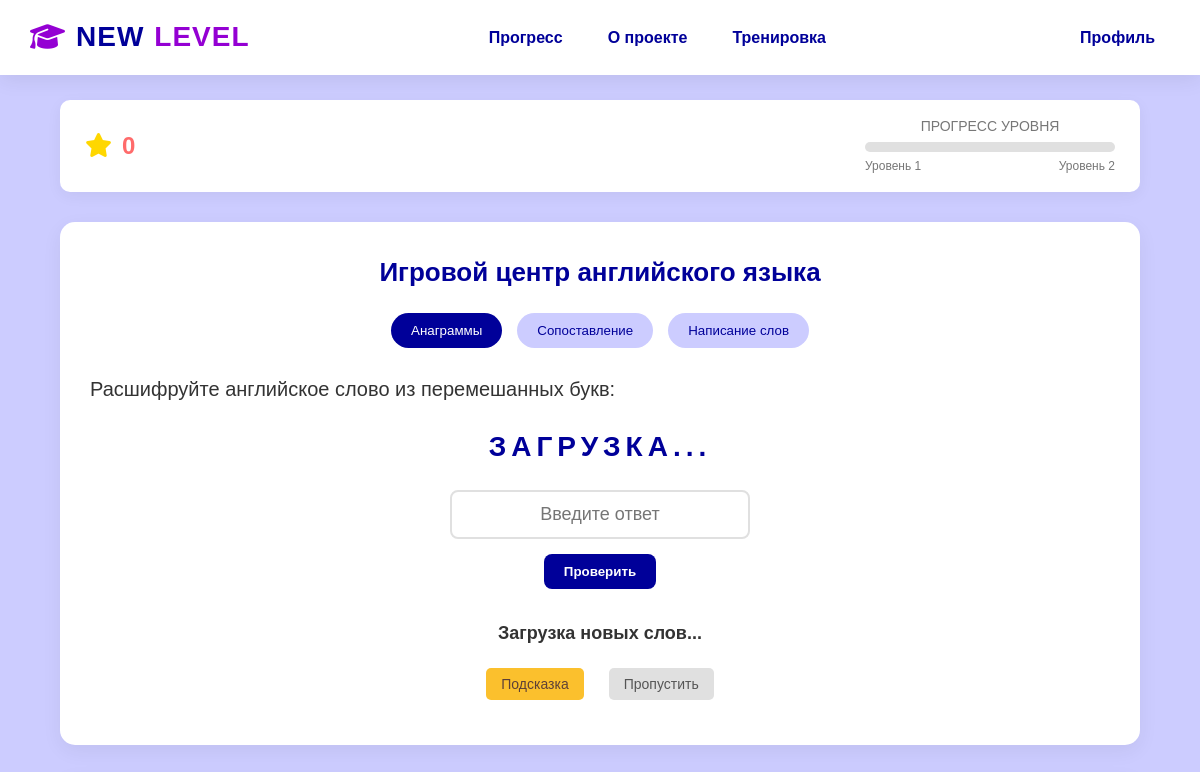
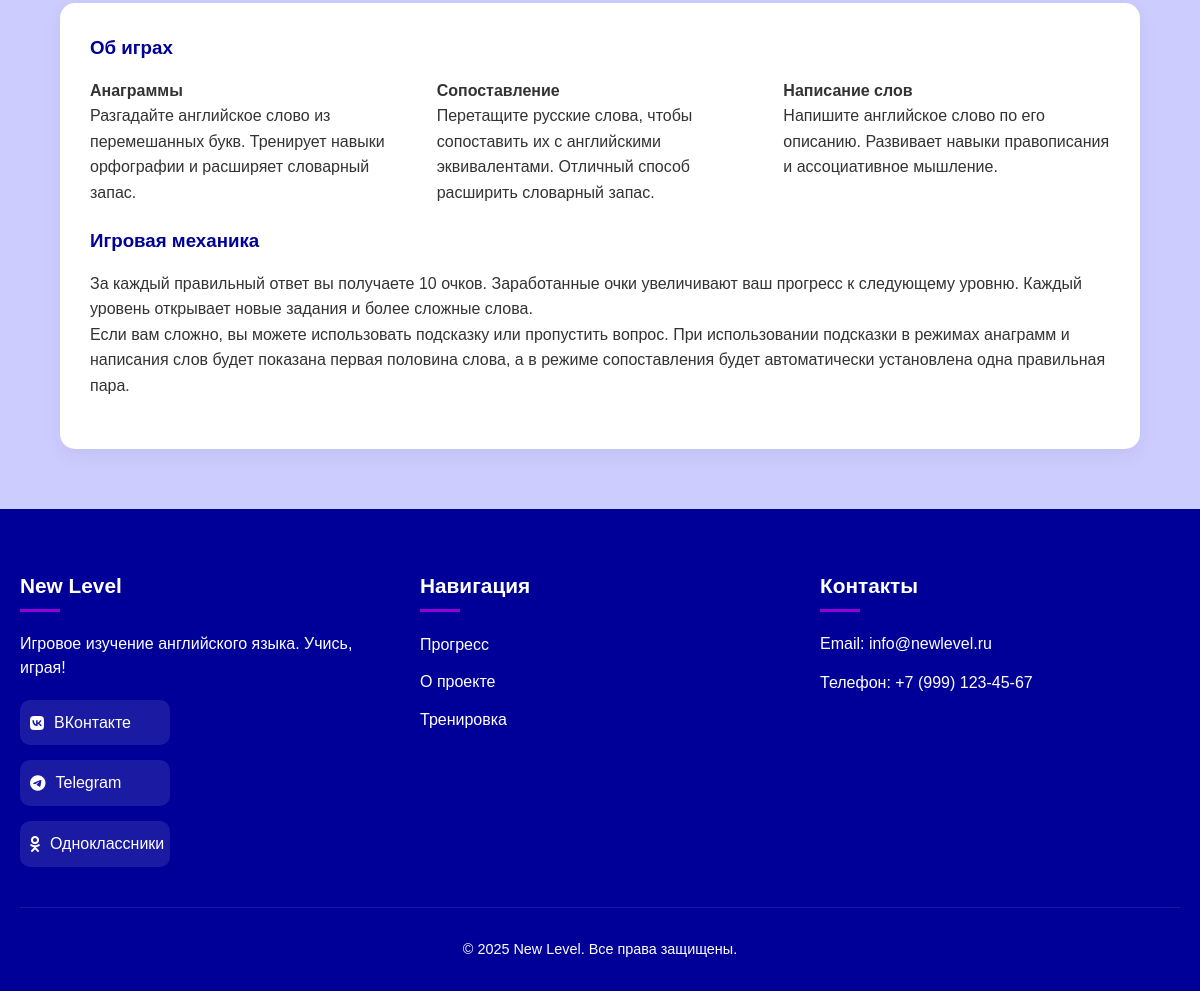
Screenshot of /game (signed in) with the database file from the repository (2 pictures, top to bottom).
### app/models.py (models this page shows)
class Base(DeclarativeBase):
    pass

class User(Base):
    __tablename__ = "users"
    id: Mapped[int] = mapped_column(Integer, primary_key=True, index=True)
    name: Mapped[Optional[str]] = mapped_column(String(100))
    email: Mapped[str] = mapped_column(String(100), unique=True)
    password_hash: Mapped[str] = mapped_column(String(128), nullable=False)
    role: Mapped[str] = mapped_column(String(50), default="user")
    level: Mapped[int] = mapped_column(Integer, default=1)
    experience: Mapped[int] = mapped_column(Integer, default=0)
    total_points: Mapped[int] = mapped_column(Integer, default=0)
    daily_experience: Mapped[int] = mapped_column(Integer, default=0)
    daily_experience_updated_at: Mapped[Optional[datetime]] = mapped_column(
        DateTime, nullable=True
    )
    created_at: Mapped[datetime] = mapped_column(DateTime, default=datetime.utcnow)
    last_login: Mapped[Optional[datetime]] = mapped_column(DateTime, nullable=True)
    games_history: Mapped[List["GameSession"]] = relationship(
        "GameSession", back_populates="user", cascade="all, delete-orphan"
    )
    word_history: Mapped[List["UserWordHistory"]] = relationship(
        "UserWordHistory", back_populates="user", cascade="all, delete-orphan"
    )
    __table_args__ = (
        Index("ix_users_email", "email", unique=True),
        Index("ix_users_created_at", "created_at"),
    )

### app/routes/game.py (the view)
@router.get("/game", response_class=HTMLResponse)
def game_page(request: Request, current_user: User = Depends(get_current_user)):
    try:
        db = next(get_db())
        settings = database.get_all_game_settings(db)
        stats = database.get_user_stats(db, current_user.id)
        exp_for_level_up = database.get_game_setting_int(db, "points_for_level_up", 100)
        progress_percent = int((current_user.experience / exp_for_level_up) * 100)
        return templates.TemplateResponse(
            "game.html",
            {
                "request": request,
                "user": current_user,
                "stats": stats,
                "settings": settings,
                "progress_percent": progress_percent,
                "exp_for_level_up": exp_for_level_up,
                "authenticated": True,
            },
        )
    except Exception as e:
        logger.error(f"Ошибка при отображении страницы игры: {e}")
        return render_error_page(
            request=request,
            error_message="Ошибка при загрузке игры. Пожалуйста, попробуйте позже.",
            exception=e,
        )

### app/templates/game.html (shortened to what this page needs)
{% extends "layout.html" %}  {% block content %}
<div class="container game-container">
  <div class="stats-bar">
    <div class="points">
      <div class="points-icon">
        <i class="fas fa-star"></i>
      </div>
      <div class="points-value" id="points-display">
        {{ user.total_points }}
      </div>
    </div>
    <div class="level">
      <div class="level-title">ПРОГРЕСС УРОВНЯ</div>
      <div class="level-progress">
      </div>
      <div class="level-info">
        <span>Уровень {{ user.level }}</span>
        <span>Уровень {{ user.level + 1 }}</span>
      </div>
    </div>
  </div>
  <div class="game-wrapper">
    <h2 class="game-title">Игровой центр английского языка</h2>
    <div class="game-selector">
      <button class="game-tab active" data-game="scramble">Анаграммы</button>
      <button class="game-tab" data-game="matching">Сопоставление</button>
      <button class="game-tab" data-game="typing">Написание слов</button>
    </div>
    <div id="scramble-game" class="game-active">
      <div class="question-container">
        <p class="question">
          Расшифруйте английское слово из перемешанных букв:
        </p>
        <div class="scramble-container">
          <div class="scrambled-word" id="scrambled-word">ЗАГРУЗКА...</div>
          <input
            type="text"
            class="scramble-input"
            id="scramble-input"
            placeholder="Введите ответ"
          />
          <button class="check-btn" id="scramble-check-btn">Проверить</button>
        </div>
      </div>
    </div>
    <div class="feedback" id="feedback"></div>
    <div class="action-buttons">
      <button id="hint-btn" class="hint-btn">Подсказка</button>
      <button id="skip-btn" class="skip-btn">Пропустить</button>
    </div>
  </div>
  <div class="game-info">
    <div class="game-info-section">
      <h3>Об играх</h3>
      <div class="game-info-grid">
        <div>
          <h4>Анаграммы</h4>
          <p>
            Разгадайте английское слово из перемешанных букв. Тренирует навыки
            орфографии и расширяет словарный запас.
          </p>
        </div>
        <div>
          <h4>Сопоставление</h4>
          <p>
            Перетащите русские слова, чтобы сопоставить их с английскими
            эквивалентами. Отличный способ расширить словарный запас.
          </p>
        </div>
        <div>
          <h4>Написание слов</h4>
          <p>
            Напишите английское слово по его описанию. Развивает навыки
            правописания и ассоциативное мышление.
          </p>
        </div>
      </div>
    </div>
    <div class="game-info-section">
      <h3>Игровая механика</h3>
      <p>
        За каждый правильный ответ вы получаете {{
        settings.points_per_answer|default('10') }} очков. Заработанные очки
        увеличивают ваш прогресс к следующему уровню. Каждый уровень открывает
        новые задания и более сложные слова.
      </p>
      <p>
        Если вам сложно, вы можете использовать подсказку или пропустить вопрос.
        При использовании подсказки в режимах анаграмм и написания слов будет
        показана первая половина слова, а в режиме сопоставления будет
        автоматически установлена одна правильная пара.
      </p>
    </div>
  </div>
</div>
<div class="reward-animation" id="reward-animation"></div>
{% endblock %}

### app/templates/layout.html (style rules this page uses)
:root { --primary: #9400d3; --secondary: #000099; --bg-light: #ccccff; --light: #ffffff; --dark: #333333; --accent: #ff6b6b; --gradient: linear-gradient(135deg, var(--primary), var(--secondary)); --button-gradient: linear-gradient( 135deg, #b000ff, #4d4dff ); }
body { background-color: var(--bg-light); line-height: 1.6; color: var(--dark); overflow-x: hidden; }
.container { width: 90%; max-width: 1200px; margin: 0 auto; }
* { margin: 0; padding: 0; box-sizing: border-box; font-family: "Nunito", sans-serif; }

### app/templates/game.html (style rules this page uses)
:root { --correct: #4caf50; --incorrect: #f44336; }
.game-container { margin-top: 100px; padding-bottom: 60px; }
.stats-bar { display: flex; justify-content: space-between; align-items: center; background-color: white; padding: 15px 25px; border-radius: 10px; box-shadow: 0 4px 15px rgba(0, 0, 0, 0.05); margin-bottom: 30px; }
.points { display: flex; align-items: center; gap: 10px; }
.points-icon { color: gold; font-size: 24px; }
.points-value { font-size: 24px; font-weight: 700; color: var(--accent); }
.level { text-align: center; }
.level-title { font-size: 14px; color: #777; margin-bottom: 5px; }
.level-progress { width: 250px; height: 10px; background-color: #e0e0e0; border-radius: 5px; overflow: hidden; }
.level-info { display: flex; justify-content: space-between; font-size: 12px; color: #777; margin-top: 5px; }
.game-wrapper { background-color: white; border-radius: 15px; padding: 30px; box-shadow: 0 6px 20px rgba(0, 0, 0, 0.06); margin-bottom: 30px; }
.game-title { text-align: center; color: var(--secondary); margin-bottom: 20px; font-size: 26px; }
.game-selector { display: flex; justify-content: center; gap: 15px; margin-bottom: 25px; }
.game-tab { background-color: var(--bg-light); color: var(--secondary); border: none; padding: 10px 20px; border-radius: 30px; cursor: pointer; transition: all 0.2s ease; font-weight: 500; }
.game-tab.active { background-color: var(--secondary); color: white; }
.question-container { margin-bottom: 30px; }
.question { font-size: 20px; margin-bottom: 15px; color: #333; }
.scramble-container { text-align: center; margin-top: 20px; }
.scrambled-word { font-size: 28px; font-weight: bold; color: var(--secondary); letter-spacing: 5px; margin-bottom: 20px; }
.scramble-input { padding: 12px; font-size: 18px; width: 100%; max-width: 300px; border: 2px solid #e0e0e0; border-radius: 8px; margin-bottom: 15px; text-align: center; }
.check-btn { background-color: var(--secondary); color: white; border: none; padding: 10px 20px; border-radius: 8px; font-weight: 600; cursor: pointer; transition: all 0.3s ease; display: block; margin: 0 auto; }
.feedback { text-align: center; margin: 20px 0; font-size: 18px; font-weight: 600; min-height: 27px; }
.game-info { background-color: white; border-radius: 15px; padding: 30px; box-shadow: 0 6px 20px rgba(0, 0, 0, 0.06); }
.game-info h3 { color: var(--secondary); margin-bottom: 15px; }
.game-info-section { margin-bottom: 20px; }
.game-info-grid { display: grid; grid-template-columns: repeat(auto-fit, minmax(300px, 1fr)); gap: 20px; }
.reward-animation { position: fixed; top: 0; left: 0; width: 100%; height: 100%; pointer-events: none; z-index: 100; display: flex; justify-content: center; align-items: center; }
#scramble-game, #matching-game, #typing-game { display: none; }
.game-active { display: block !important; }
.hint-btn, .skip-btn { padding: 8px 15px; border: none; border-radius: 5px; cursor: pointer; font-weight: 500; transition: all 0.3s ease; font-size: 14px; display: inline-block; margin: 0 5px; }
.hint-btn { background-color: #fbc02d; color: #5d4037; }
.skip-btn { background-color: #e0e0e0; color: #555; }
.action-buttons { display: flex; justify-content: center; gap: 15px; margin: 15px 0; }

### rows the page displays
User: total_points "0", level "1", user.level+1 "2"

### other values shown
{{ settings.points_per_answer|default('10') }} "10"
